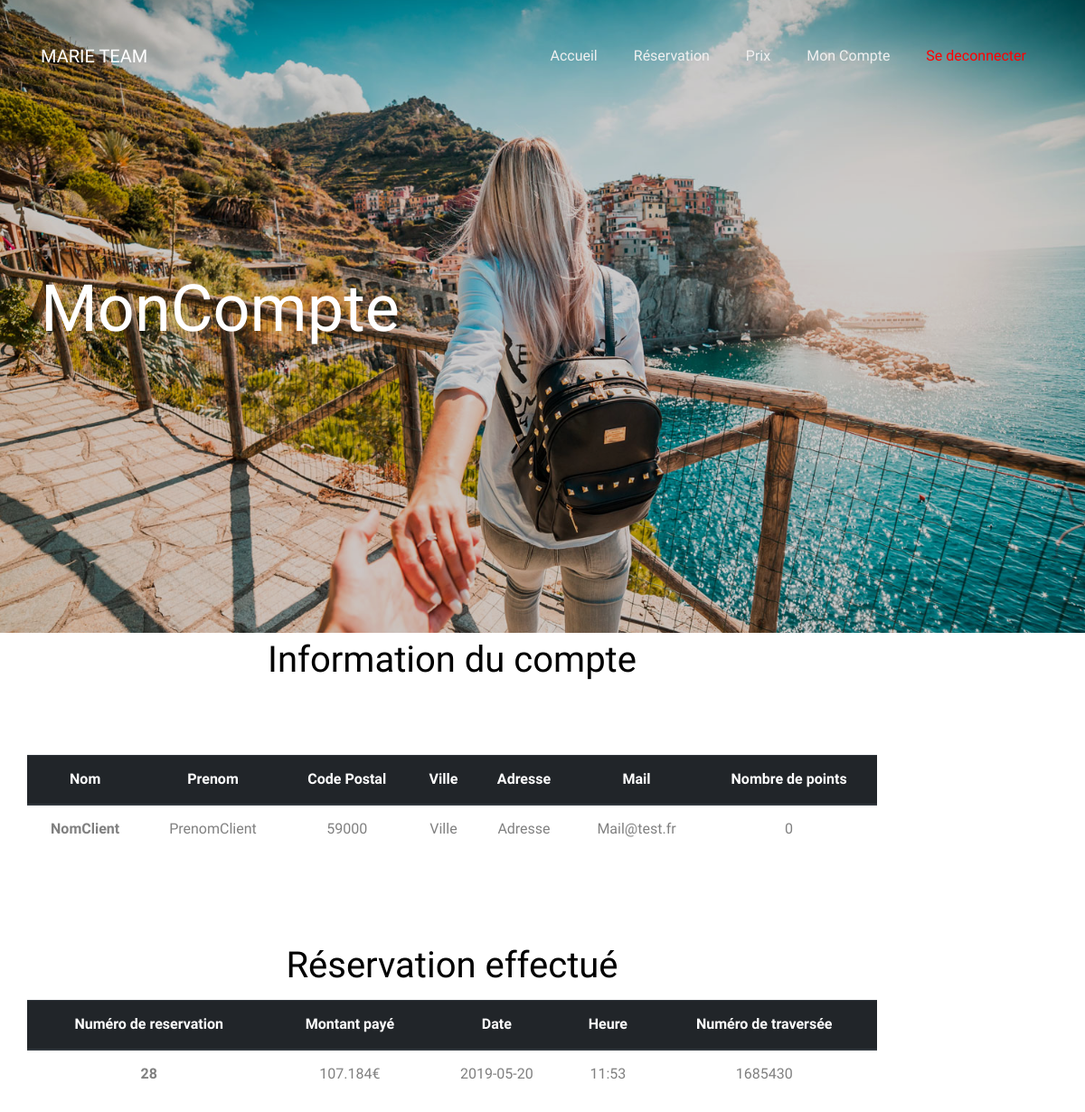
Page /html/moncompte.php (signed in) on the committed database.
### tables this page shows
CREATE TABLE IF NOT EXISTS `client` (
  `id` int(11) NOT NULL AUTO_INCREMENT,
  `idClient` varchar(50) NOT NULL,
  `Role` varchar(254) NOT NULL,
  `NomClient` varchar(50) NOT NULL,
  `PrenomClient` varchar(50) NOT NULL,
  `CodePostal` varchar(5) NOT NULL,
  `Ville` varchar(50) NOT NULL,
  `Adresse` varchar(50) NOT NULL,
  `Mail` varchar(50) NOT NULL,
  `NbAchatsFidelisant` int(11) NOT NULL,
  `mdp` varchar(255) DEFAULT NULL,
  PRIMARY KEY (`idClient`),
  KEY `id` (`id`)
);

CREATE TABLE IF NOT EXISTS `reservation` (
  `NumReservation` int(50) NOT NULL AUTO_INCREMENT,
  `MontantARegler` float NOT NULL,
  `date` date NOT NULL,
  `dateTraversee` date DEFAULT NULL,
  `Heure` varchar(50) NOT NULL,
  `numeroIdentifiant` int(11) NOT NULL,
  `idClient` varchar(50) NOT NULL,
  `PlacesA1` int(11) NOT NULL DEFAULT '0',
  `PlacesA2` int(11) NOT NULL DEFAULT '0',
  `PlacesA3` int(11) NOT NULL DEFAULT '0',
  `PlacesB1` int(11) NOT NULL DEFAULT '0',
  `PlacesB2` int(11) NOT NULL DEFAULT '0',
  `PlacesC1` int(11) NOT NULL DEFAULT '0',
  `PlacesC2` int(11) NOT NULL DEFAULT '0',
  `PlacesC3` int(11) NOT NULL DEFAULT '0',
  PRIMARY KEY (`NumReservation`)
);

### html/moncompte.php (the view, shortened to what this page needs)
<?php
include 'start.php';
?>
<!DOCTYPE html>
<html lang="en">
  <head>
    <link rel="stylesheet" href="css/open-iconic-bootstrap.min.css">
    <link rel="stylesheet" href="css/animate.css">
    <link rel="stylesheet" href="css/owl.carousel.min.css">
    <link rel="stylesheet" href="css/owl.theme.default.min.css">
    <link rel="stylesheet" href="css/magnific-popup.css">
    <link rel="stylesheet" href="css/aos.css">
    <link rel="stylesheet" href="css/ionicons.min.css">
    <link rel="stylesheet" href="css/bootstrap-datepicker.css">
    <link rel="stylesheet" href="css/jquery.timepicker.css">
    <link rel="stylesheet" href="css/flaticon.css">
    <link rel="stylesheet" href="css/icomoon.css">
    <link rel="stylesheet" href="css/style.css">
  </head>
  <body>
    <?php
    include('nav.php');
    ?>
    <section class="home-slider owl-carousel">
      <div class="slider-item" style="background-image: url('images/bg_1.jpg');" data-stellar-background-ratio="0.5">
        <div class="overlay"></div>
        <div class="container">
          <div class="row slider-text align-items-center">
            <div class="col-md-7 col-sm-12 ftco-animate">
              <h1 class="mb-3">MonCompte</h1>
            </div>
          </div>
        </div>
      </div>
    </section>
    <div class="col-sm-9 col-sm-offset-3 col-lg-10 col-lg-offset-2 main">
	    <div class="container">
			<div class="row">
				<div class="col-lg-12">
					<h1 class="page-header" style="text-align: center;">Information du compte</h1>
				<div class="text">
					<table class="table" style="margin-top: 8%; margin-bottom: 10%;text-align: center;">
						<thead class="thead-dark">
							<tr>
								<th scope="col">Nom</th>
		                		<th scope="col">Prenom</th>
								<th scope="col">Code Postal</th>
								<th scope="col">Ville</th>
								<th scope="col">Adresse</th>
								<th scope="col">Mail</th>
								<th scope="col">Nombre de points</th>
							</tr>
						</thead>
						<tbody>
							<?php
								$getTableau = $db->prepare("SELECT * FROM Client WHERE idClient='".$_SESSION['idClient']."' ");
								$getTableau->setFetchMode(PDO:: FETCH_ASSOC);
								$getTableau->execute();
								while ($info=$getTableau->fetch()) {
								  echo'<tr>';
										echo'<th scope="row">'.$info['NomClient'].'</th>';
										echo'<td>'.$info['PrenomClient'].'</td>';
					          echo'<td>'.$info['CodePostal'].'</td>';
					          echo'<td>'.$info['Ville'].'</td>';
					          echo'<td>'.$info['Adresse'].'</td>';
					          echo'<td>'.$info['Mail'].'</td>';
					          echo'<td>'.$info['NbAchatsFidelisant'].'</td>';
									echo'</tr>';
								}
							?>
						</tbody>
					</table>
					</div>
				</div>
				<div class="col-lg-12">
					<h1 class="page-header" style="text-align: center;">Réservation effectué</h1>
        <table class="table" style="text-align: center;">
						<thead class="thead-dark">
							<tr>
								<th scope="col">Numéro de reservation</th>
		            <th scope="col">Montant payé</th>
								<th scope="col">Date</th>
								<th scope="col">Heure</th>
								<th scope="col">Numéro de traversée</th>
							</tr>
						</thead>
						<tbody>
							<?php
								$getTableau = $db->prepare("SELECT * FROM reservation WHERE idClient='".$_SESSION['idClient']."' ");
								$getTableau->setFetchMode(PDO:: FETCH_ASSOC);
								$getTableau->execute();
								while ($info=$getTableau->fetch()) {
								  echo'<tr>';
										echo'<th scope="row">'.$info['NumReservation'].'</th>';
										echo'<td>'.$info['MontantARegler'].'€</td>';
					          echo'<td>'.$info['date'].'</td>';
					          echo'<td>'.$info['Heure'].'</td>';
					          echo'<td>'.$info['numeroIdentifiant'].'</td>';
									echo'</tr>';
								}
							?>
						</tbody>
					</table>
					</div>
			</div>
		</div>
	</div>
  </body>
</html>

### rows in the picture
client: NomClient "NomClient", PrenomClient "PrenomClient", CodePostal "59000", Ville "Ville", Adresse "Adresse", Mail "Mail@test.fr", NbAchatsFidelisant "0"
reservation: NumReservation "28", MontantARegler "107.184", date "2019-05-20", Heure "11:53", numeroIdentifiant "1685430"
